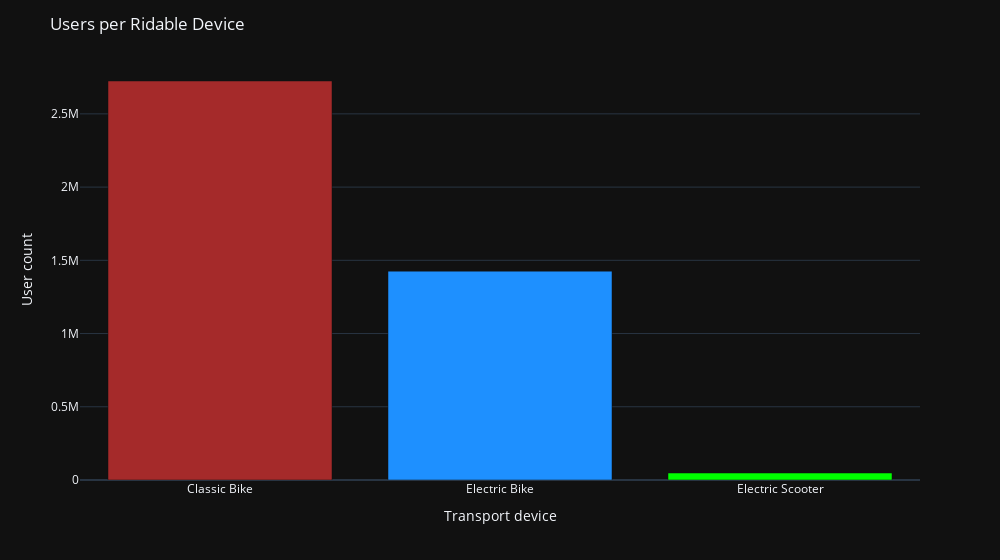

The notebook cell this image was saved under:
### Code cell
rideable_types_bar = px.bar(
    rideable_types,
    x='rideable_type',
    y='count',
    color='rideable_type',
    width=1000,
    color_discrete_sequence=['brown', 'dodgerblue', 'lime'],
    template='plotly_dark'
)

rideable_types_bar.update_layout(
    xaxis_title='Transport device', 
    yaxis_title='User count', 
    showlegend=False,
    title='Users per Ridable Device',
        xaxis=dict(
        tickvals=rideable_types['rideable_type'],
        ticktext=['Classic Bike', 'Electric Bike', 'Electric Scooter']
    )
)

rideable_types_bar.show()

### Figure 1 — Plotly figure (JSON) as saved in the notebook; plotly's stock layout.template omitted (floating-point values rounded to 4 significant figures)
{"data": [{"hovertemplate": "rideable_type=%{x}<br>count=%{y}<extra></extra>", "legendgroup": "classic_bike", "marker": {"color": "brown", "pattern": {"shape": ""}}, "name": "classic_bike", "orientation": "v", "showlegend": true, "textposition": "auto", "type": "bar", "x": ["classic_bike"], "xaxis": "x", "y": [2724476], "yaxis": "y"}, {"hovertemplate": "rideable_type=%{x}<br>count=%{y}<extra></extra>", "legendgroup": "electric_bike", "marker": {"color": "dodgerblue", "pattern": {"shape": ""}}, "name": "electric_bike", "orientation": "v", "showlegend": true, "textposition": "auto", "type": "bar", "x": ["electric_bike"], "xaxis": "x", "y": [1426242], "yaxis": "y"}, {"hovertemplate": "rideable_type=%{x}<br>count=%{y}<extra></extra>", "legendgroup": "electric_scooter", "marker": {"color": "lime", "pattern": {"shape": ""}}, "name": "electric_scooter", "orientation": "v", "showlegend": true, "textposition": "auto", "type": "bar", "x": ["electric_scooter"], "xaxis": "x", "y": [47617], "yaxis": "y"}], "layout": {"barmode": "relative", "legend": {"title": {"text": "rideable_type"}, "tracegroupgap": 0}, "margin": {"t": 60}, "showlegend": false, "title": {"text": "Users per Ridable Device"}, "width": 1000, "xaxis": {"anchor": "y", "categoryarray": ["classic_bike", "electric_bike", "electric_scooter"], "categoryorder": "array", "domain": [0, 1], "ticktext": ["Classic Bike", "Electric Bike", "Electric Scooter"], "tickvals": ["classic_bike", "electric_bike", "electric_scooter"], "title": {"text": "Transport device"}}, "yaxis": {"anchor": "x", "domain": [0, 1], "title": {"text": "User count"}}}}
